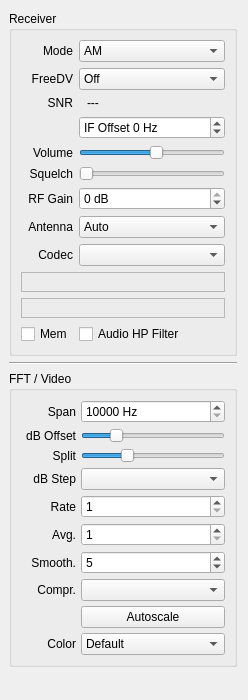
          <widget class="QWidget" name="scrollAreaWidgetContents">
           <property name="geometry">
            <rect>
             <x>0</x>
             <y>0</y>
             <width>248</width>
             <height>700</height>
            </rect>
           </property>
           <property name="sizePolicy">
            <sizepolicy hsizetype="Preferred" vsizetype="Preferred">
             <horstretch>0</horstretch>
             <verstretch>0</verstretch>
            </sizepolicy>
           </property>
           <property name="minimumSize">
            <size>
             <width>0</width>
             <height>0</height>
            </size>
           </property>
           <layout class="QVBoxLayout" name="verticalLayout_4">
            <property name="leftMargin">
             <number>9</number>
            </property>
            <item>
             <widget class="QGroupBox" name="groupBoxReceiver">
              <property name="sizePolicy">
               <sizepolicy hsizetype="Minimum" vsizetype="Preferred">
                <horstretch>0</horstretch>
                <verstretch>0</verstretch>
               </sizepolicy>
              </property>
              <property name="title">
               <string>Receiver</string>
              </property>
              <layout class="QGridLayout" name="gridLayout_2">
               <item row="5" column="1">
                <widget class="QSlider" name="horizontalSliderSquelch">
                 <property name="sizePolicy">
                  <sizepolicy hsizetype="Minimum" vsizetype="Preferred">
                   <horstretch>0</horstretch>
                   <verstretch>0</verstretch>
                  </sizepolicy>
                 </property>
                 <property name="minimum">
                  <number>-160</number>
                 </property>
                 <property name="maximum">
                  <number>0</number>
                 </property>
                 <property name="value">
                  <number>-160</number>
                 </property>
                 <property name="orientation">
                  <enum>Qt::Horizontal</enum>
                 </property>
                 <property name="tickPosition">
                  <enum>QSlider::NoTicks</enum>
                 </property>
                 <property name="tickInterval">
                  <number>20</number>
                 </property>
                </widget>
               </item>
               <item row="0" column="0">
                <widget class="QLabel" name="label_9">
                 <property name="text">
                  <string>Mode</string>
                 </property>
                 <property name="alignment">
                  <set>Qt::AlignRight|Qt::AlignTrailing|Qt::AlignVCenter</set>
                 </property>
                </widget>
               </item>
               <item row="8" column="1">
                <widget class="QComboBox" name="comboBoxAudioCompression">
                 <property name="sizePolicy">
                  <sizepolicy hsizetype="MinimumExpanding" vsizetype="Preferred">
                   <horstretch>0</horstretch>
                   <verstretch>0</verstretch>
                  </sizepolicy>
                 </property>
                 <property name="currentIndex">
                  <number>-1</number>
                 </property>
                 <property name="maxVisibleItems">
                  <number>13</number>
                 </property>
                 <property name="maxCount">
                  <number>13</number>
                 </property>
                </widget>
               </item>
               <item row="11" column="0">
                <widget class="QCheckBox" name="checkBoxMemory">
                 <property name="enabled">
                  <bool>true</bool>
                 </property>
                 <property name="sizePolicy">
                  <sizepolicy hsizetype="Preferred" vsizetype="Fixed">
                   <horstretch>0</horstretch>
                   <verstretch>0</verstretch>
                  </sizepolicy>
                 </property>
                 <property name="text">
                  <string>Mem</string>
                 </property>
                </widget>
               </item>
               <item row="1" column="0">
                <widget class="QLabel" name="label_12">
                 <property name="text">
                  <string>FreeDV</string>
                 </property>
                 <property name="alignment">
                  <set>Qt::AlignRight|Qt::AlignTrailing|Qt::AlignVCenter</set>
                 </property>
                </widget>
               </item>
               <item row="7" column="1">
                <widget class="QComboBox" name="antennaSelector">
                 <property name="sizePolicy">
                  <sizepolicy hsizetype="Minimum" vsizetype="Fixed">
                   <horstretch>0</horstretch>
                   <verstretch>0</verstretch>
                  </sizepolicy>
                 </property>
                 <property name="toolTip">
                  <string>Select antenna</string>
                 </property>
                 <item>
                  <property name="text">
                   <string>Auto</string>
                  </property>
                 </item>
                 <item>
                  <property name="text">
                   <string>ANT 1</string>
                  </property>
                 </item>
                 <item>
                  <property name="text">
                   <string>ANT 2</string>
                  </property>
                 </item>
                </widget>
               </item>
               <item row="6" column="1">
                <widget class="QSpinBox" name="spinBoxAtten">
                 <property name="sizePolicy">
                  <sizepolicy hsizetype="Preferred" vsizetype="Fixed">
                   <horstretch>0</horstretch>
                   <verstretch>0</verstretch>
                  </sizepolicy>
                 </property>
                 <property name="suffix">
                  <string> dB</string>
                 </property>
                 <property name="minimum">
                  <number>-30</number>
                 </property>
                 <property name="maximum">
                  <number>0</number>
                 </property>
                 <property name="singleStep">
                  <number>10</number>
                 </property>
                </widget>
               </item>
               <item row="9" column="0" colspan="2">
                <widget class="CSliderCtrl" name="frameThresh">
                 <property name="sizePolicy">
                  <sizepolicy hsizetype="MinimumExpanding" vsizetype="Preferred">
                   <horstretch>0</horstretch>
                   <verstretch>0</verstretch>
                  </sizepolicy>
                 </property>
                 <property name="minimumSize">
                  <size>
                   <width>0</width>
                   <height>20</height>
                  </size>
                 </property>
                 <property name="frameShape">
                  <enum>QFrame::StyledPanel</enum>
                 </property>
                 <property name="frameShadow">
                  <enum>QFrame::Plain</enum>
                 </property>
                 <property name="lineWidth">
                  <number>2</number>
                 </property>
                </widget>
               </item>
               <item row="3" column="1">
                <widget class="QSpinBox" name="spinBoxOffset">
                 <property name="sizePolicy">
                  <sizepolicy hsizetype="Minimum" vsizetype="Fixed">
                   <horstretch>0</horstretch>
                   <verstretch>0</verstretch>
                  </sizepolicy>
                 </property>
                 <property name="minimumSize">
                  <size>
                   <width>0</width>
                   <height>0</height>
                  </size>
                 </property>
                 <property name="suffix">
                  <string> Hz</string>
                 </property>
                 <property name="prefix">
                  <string>IF Offset </string>
                 </property>
                 <property name="minimum">
                  <number>-1500</number>
                 </property>
                 <property name="maximum">
                  <number>1500</number>
                 </property>
                 <property name="singleStep">
                  <number>100</number>
                 </property>
                </widget>
               </item>
               <item row="10" column="0" colspan="2">
                <widget class="CSliderCtrl" name="frameDecay">
                 <property name="sizePolicy">
                  <sizepolicy hsizetype="MinimumExpanding" vsizetype="Preferred">
                   <horstretch>0</horstretch>
                   <verstretch>0</verstretch>
                  </sizepolicy>
                 </property>
                 <property name="minimumSize">
                  <size>
                   <width>0</width>
                   <height>20</height>
                  </size>
                 </property>
                 <property name="frameShape">
                  <enum>QFrame::StyledPanel</enum>
                 </property>
                 <property name="frameShadow">
                  <enum>QFrame::Plain</enum>
                 </property>
                 <property name="lineWidth">
                  <number>2</number>
                 </property>
                </widget>
               </item>
               <item row="4" column="1">
                <widget class="QSlider" name="horizontalSliderVol">
                 <property name="sizePolicy">
                  <sizepolicy hsizetype="Minimum" vsizetype="Preferred">
                   <horstretch>0</horstretch>
                   <verstretch>0</verstretch>
                  </sizepolicy>
                 </property>
                 <property name="minimumSize">
                  <size>
                   <width>0</width>
                   <height>0</height>
                  </size>
                 </property>
                 <property name="toolTip">
                  <string>Volume</string>
                 </property>
                 <property name="value">
                  <number>53</number>
                 </property>
                 <property name="sliderPosition">
                  <number>53</number>
                 </property>
                 <property name="orientation">
                  <enum>Qt::Horizontal</enum>
                 </property>
                 <property name="tickPosition">
                  <enum>QSlider::NoTicks</enum>
                 </property>
                 <property name="tickInterval">
                  <number>10</number>
                 </property>
                </widget>
               </item>
               <item row="4" column="0">
                <widget class="QLabel" name="label_2">
                 <property name="toolTip">
                  <string>FM Squelch Control</string>
                 </property>
                 <property name="text">
                  <string>Volume</string>
                 </property>
                 <property name="alignment">
                  <set>Qt::AlignRight|Qt::AlignTrailing|Qt::AlignVCenter</set>
                 </property>
                </widget>
               </item>
               <item row="1" column="1">
                <widget class="QComboBox" name="fdvModeSel">
                 <item>
                  <property name="text">
                   <string>Off</string>
                  </property>
                 </item>
                 <item>
                  <property name="text">
                   <string>700B</string>
                  </property>
                 </item>
                 <item>
                  <property name="text">
                   <string>700C</string>
                  </property>
                 </item>
                 <item>
                  <property name="text">
                   <string>800XA</string>
                  </property>
                 </item>
                 <item>
                  <property name="text">
                   <string>1600</string>
                  </property>
                 </item>
                </widget>
               </item>
               <item row="11" column="1">
                <widget class="QCheckBox" name="checkBoxAudioHP">
                 <property name="enabled">
                  <bool>true</bool>
                 </property>
                 <property name="text">
                  <string>Audio HP Filter</string>
                 </property>
                </widget>
               </item>
               <item row="8" column="0">
                <widget class="QLabel" name="labelAudioRate">
                 <property name="toolTip">
                  <string>FM Squelch Control</string>
                 </property>
                 <property name="text">
                  <string>Codec</string>
                 </property>
                 <property name="alignment">
                  <set>Qt::AlignRight|Qt::AlignTrailing|Qt::AlignVCenter</set>
                 </property>
                </widget>
               </item>
               <item row="7" column="0">
                <widget class="QLabel" name="label_10">
                 <property name="text">
                  <string>Antenna</string>
                 </property>
                 <property name="alignment">
                  <set>Qt::AlignRight|Qt::AlignTrailing|Qt::AlignVCenter</set>
                 </property>
                </widget>
               </item>
               <item row="6" column="0">
                <widget class="QLabel" name="labelSquelch_3">
                 <property name="font">
                  <font>
                   <weight>50</weight>
                   <bold>false</bold>
                  </font>
                 </property>
                 <property name="toolTip">
                  <string>RF Gain</string>
                 </property>
                 <property name="text">
                  <string>RF Gain</string>
                 </property>
                 <property name="alignment">
                  <set>Qt::AlignRight|Qt::AlignTrailing|Qt::AlignVCenter</set>
                 </property>
                </widget>
               </item>
               <item row="5" column="0">
                <widget class="QLabel" name="label_1">
                 <property name="toolTip">
                  <string>FM Squelch Control</string>
                 </property>
                 <property name="text">
                  <string> Squelch</string>
                 </property>
                 <property name="alignment">
                  <set>Qt::AlignRight|Qt::AlignTrailing|Qt::AlignVCenter</set>
                 </property>
                </widget>
               </item>
               <item row="0" column="1">
                <widget class="QComboBox" name="comboBoxDemod">
                 <property name="sizePolicy">
                  <sizepolicy hsizetype="MinimumExpanding" vsizetype="Preferred">
                   <horstretch>0</horstretch>
                   <verstretch>0</verstretch>
                  </sizepolicy>
                 </property>
                 <item>
                  <property name="text">
                   <string>AM</string>
                  </property>
                 </item>
                 <item>
                  <property name="text">
                   <string>SAM</string>
                  </property>
                 </item>
                 <item>
                  <property name="text">
                   <string>WAM</string>
                  </property>
                 </item>
                 <item>
                  <property name="text">
                   <string>FM</string>
                  </property>
                 </item>
                 <item>
                  <property name="text">
                   <string>WFM</string>
                  </property>
                 </item>
                 <item>
                  <property name="text">
                   <string>USB</string>
                  </property>
                 </item>
                 <item>
                  <property name="text">
                   <string>LSB</string>
                  </property>
                 </item>
                 <item>
                  <property name="text">
                   <string>DSB</string>
                  </property>
                 </item>
                 <item>
                  <property name="text">
                   <string>CWL</string>
                  </property>
                 </item>
                 <item>
                  <property name="text">
                   <string>CWU</string>
                  </property>
                 </item>
                 <item>
                  <property name="text">
                   <string>DIG</string>
                  </property>
                 </item>
                 <item>
                  <property name="text">
                   <string>RAW</string>
                  </property>
                 </item>
                </widget>
               </item>
               <item row="2" column="0">
                <widget class="QLabel" name="label_13">
                 <property name="text">
                  <string>SNR</string>
                 </property>
                 <property name="alignment">
                  <set>Qt::AlignRight|Qt::AlignTrailing|Qt::AlignVCenter</set>
                 </property>
                </widget>
               </item>
               <item row="2" column="1">
                <widget class="QLabel" name="fdvSnrLabel">
                 <property name="text">
                  <string>---</string>
                 </property>
                 <property name="indent">
                  <number>8</number>
                 </property>
                </widget>
               </item>
              </layout>
             </widget>
            </item>
            <item>
             <widget class="Line" name="line_4">
              <property name="orientation">
               <enum>Qt::Horizontal</enum>
              </property>
             </widget>
            </item>
            <item>
             <widget class="QGroupBox" name="groupBoxFft">
              <property name="sizePolicy">
               <sizepolicy hsizetype="Minimum" vsizetype="Preferred">
                <horstretch>0</horstretch>
                <verstretch>0</verstretch>
               </sizepolicy>
              </property>
              <property name="minimumSize">
               <size>
                <width>0</width>
                <height>0</height>
               </size>
              </property>
              <property name="title">
               <string>FFT / Video</string>
              </property>
              <layout class="QGridLayout" name="gridLayout">
               <property name="spacing">
                <number>5</number>
               </property>
               <item row="6" column="1">
                <widget class="QDoubleSpinBox" name="doubleSpinBoxAlpha">
                 <property name="sizePolicy">
                  <sizepolicy hsizetype="MinimumExpanding" vsizetype="Fixed">
                   <horstretch>0</horstretch>
                   <verstretch>0</verstretch>
                  </sizepolicy>
                 </property>
                 <property name="decimals">
                  <number>0</number>
                 </property>
                 <property name="minimum">
                  <double>0.000000000000000</double>
                 </property>
                 <property name="maximum">
                  <double>9.000000000000000</double>
                 </property>
                 <property name="singleStep">
                  <double>1.000000000000000</double>
                 </property>
                 <property name="value">
                  <double>5.000000000000000</double>
                 </property>
                </widget>
               </item>
               <item row="10" column="1">
                <widget class="QComboBox" name="comboBoxVideoCompression">
                 <property name="sizePolicy">
                  <sizepolicy hsizetype="MinimumExpanding" vsizetype="Fixed">
                   <horstretch>0</horstretch>
                   <verstretch>0</verstretch>
                  </sizepolicy>
                 </property>
                 <property name="currentIndex">
                  <number>-1</number>
                 </property>
                 <property name="maxVisibleItems">
                  <number>4</number>
                 </property>
                 <property name="maxCount">
                  <number>4</number>
                 </property>
                </widget>
               </item>
               <item row="4" column="1">
                <widget class="QSpinBox" name="spinBoxRate">
                 <property name="sizePolicy">
                  <sizepolicy hsizetype="Minimum" vsizetype="Fixed">
                   <horstretch>0</horstretch>
                   <verstretch>0</verstretch>
                  </sizepolicy>
                 </property>
                 <property name="toolTip">
                  <string>FFT refresh rate</string>
                 </property>
                 <property name="minimum">
                  <number>1</number>
                 </property>
                 <property name="maximum">
                  <number>60</number>
                 </property>
                </widget>
               </item>
               <item row="0" column="0">
                <widget class="QLabel" name="label">
                 <property name="text">
                  <string>Span</string>
                 </property>
                 <property name="alignment">
                  <set>Qt::AlignRight|Qt::AlignTrailing|Qt::AlignVCenter</set>
                 </property>
                </widget>
               </item>
               <item row="0" column="1">
                <widget class="QSpinBox" name="spinBoxSpan">
                 <property name="sizePolicy">
                  <sizepolicy hsizetype="MinimumExpanding" vsizetype="Fixed">
                   <horstretch>0</horstretch>
                   <verstretch>0</verstretch>
                  </sizepolicy>
                 </property>
                 <property name="suffix">
                  <string> Hz</string>
                 </property>
                 <property name="minimum">
                  <number>10000</number>
                 </property>
                 <property name="maximum">
                  <number>190000</number>
                 </property>
                 <property name="singleStep">
                  <number>10000</number>
                 </property>
                </widget>
               </item>
               <item row="12" column="1">
                <widget class="QComboBox" name="colorSelector">
                 <property name="sizePolicy">
                  <sizepolicy hsizetype="MinimumExpanding" vsizetype="Fixed">
                   <horstretch>0</horstretch>
                   <verstretch>0</verstretch>
                  </sizepolicy>
                 </property>
                 <item>
                  <property name="text">
                   <string>Default</string>
                  </property>
                 </item>
                 <item>
                  <property name="text">
                   <string>Gray</string>
                  </property>
                 </item>
                 <item>
                  <property name="text">
                   <string>Blue</string>
                  </property>
                 </item>
                </widget>
               </item>
               <item row="11" column="1">
                <widget class="QPushButton" name="pushButtonAutoScale">
                 <property name="sizePolicy">
                  <sizepolicy hsizetype="MinimumExpanding" vsizetype="Fixed">
                   <horstretch>0</horstretch>
                   <verstretch>0</verstretch>
                  </sizepolicy>
                 </property>
                 <property name="text">
                  <string>Autoscale</string>
                 </property>
                 <property name="flat">
                  <bool>false</bool>
                 </property>
                </widget>
               </item>
               <item row="10" column="0">
                <widget class="QLabel" name="label_5">
                 <property name="toolTip">
                  <string>FM Squelch Control</string>
                 </property>
                 <property name="text">
                  <string>Compr.</string>
                 </property>
                 <property name="alignment">
                  <set>Qt::AlignRight|Qt::AlignTrailing|Qt::AlignVCenter</set>
                 </property>
                </widget>
               </item>
               <item row="6" column="0">
                <widget class="QLabel" name="label_8">
                 <property name="text">
                  <string>   Smooth.</string>
                 </property>
                 <property name="alignment">
                  <set>Qt::AlignRight|Qt::AlignTrailing|Qt::AlignVCenter</set>
                 </property>
                 <property name="margin">
                  <number>0</number>
                 </property>
                 <property name="indent">
                  <number>-1</number>
                 </property>
                </widget>
               </item>
               <item row="12" column="0">
                <widget class="QLabel" name="label_3">
                 <property name="text">
                  <string>Color</string>
                 </property>
                 <property name="alignment">
                  <set>Qt::AlignRight|Qt::AlignTrailing|Qt::AlignVCenter</set>
                 </property>
                </widget>
               </item>
               <item row="1" column="0">
                <widget class="QLabel" name="label_11">
                 <property name="text">
                  <string>dB Offset</string>
                 </property>
                 <property name="alignment">
                  <set>Qt::AlignRight|Qt::AlignTrailing|Qt::AlignVCenter</set>
                 </property>
                </widget>
               </item>
               <item row="4" column="0">
                <widget class="QLabel" name="label_7">
                 <property name="text">
                  <string>Rate</string>
                 </property>
                 <property name="alignment">
                  <set>Qt::AlignRight|Qt::AlignTrailing|Qt::AlignVCenter</set>
                 </property>
                </widget>
               </item>
               <item row="2" column="0">
                <widget class="QLabel" name="splitLabel">
                 <property name="text">
                  <string>Split</string>
                 </property>
                 <property name="alignment">
                  <set>Qt::AlignRight|Qt::AlignTrailing|Qt::AlignVCenter</set>
                 </property>
                </widget>
               </item>
               <item row="5" column="1">
                <widget class="QSpinBox" name="spinBoxAve">
                 <property name="sizePolicy">
                  <sizepolicy hsizetype="MinimumExpanding" vsizetype="Fixed">
                   <horstretch>0</horstretch>
                   <verstretch>0</verstretch>
                  </sizepolicy>
                 </property>
                 <property name="font">
                  <font>
                   <family>Arial</family>
                   <weight>50</weight>
                   <bold>false</bold>
                  </font>
                 </property>
                 <property name="minimum">
                  <number>1</number>
                 </property>
                 <property name="maximum">
                  <number>10</number>
                 </property>
                </widget>
               </item>
               <item row="5" column="0">
                <widget class="QLabel" name="label_6">
                 <property name="text">
                  <string>Avg.</string>
                 </property>
                 <property name="alignment">
                  <set>Qt::AlignRight|Qt::AlignTrailing|Qt::AlignVCenter</set>
                 </property>
                </widget>
               </item>
               <item row="2" column="1">
                <widget class="QSlider" name="splitSlider">
                 <property name="maximum">
                  <number>100</number>
                 </property>
                 <property name="value">
                  <number>30</number>
                 </property>
                 <property name="orientation">
                  <enum>Qt::Horizontal</enum>
                 </property>
                 <property name="invertedAppearance">
                  <bool>false</bool>
                 </property>
                 <property name="invertedControls">
                  <bool>false</bool>
                 </property>
                </widget>
               </item>
               <item row="1" column="1">
                <widget class="QSlider" name="dBOffsetSlider">
                 <property name="maximum">
                  <number>14</number>
                 </property>
                 <property name="pageStep">
                  <number>1</number>
                 </property>
                 <property name="value">
                  <number>3</number>
                 </property>
                 <property name="orientation">
                  <enum>Qt::Horizontal</enum>
                 </property>
                </widget>
               </item>
               <item row="3" column="1">
                <widget class="QComboBox" name="comboBoxdBStep">
                 <property name="sizePolicy">
                  <sizepolicy hsizetype="MinimumExpanding" vsizetype="Fixed">
                   <horstretch>0</horstretch>
                   <verstretch>0</verstretch>
                  </sizepolicy>
                 </property>
                </widget>
               </item>
               <item row="3" column="0">
                <widget class="QLabel" name="label_4">
                 <property name="text">
                  <string>dB Step</string>
                 </property>
                 <property name="alignment">
                  <set>Qt::AlignRight|Qt::AlignTrailing|Qt::AlignVCenter</set>
                 </property>
                </widget>
               </item>
              </layout>
             </widget>
            </item>
            <item>
             <spacer name="verticalSpacer">
              <property name="orientation">
               <enum>Qt::Vertical</enum>
              </property>
              <property name="sizeHint" stdset="0">
               <size>
                <width>20</width>
                <height>40</height>
               </size>
              </property>
             </spacer>
            </item>
           </layout>
           <zorder>groupBoxReceiver</zorder>
           <zorder>groupBoxFft</zorder>
           <zorder>line_4</zorder>
           <zorder>verticalSpacer</zorder>
          </widget>
